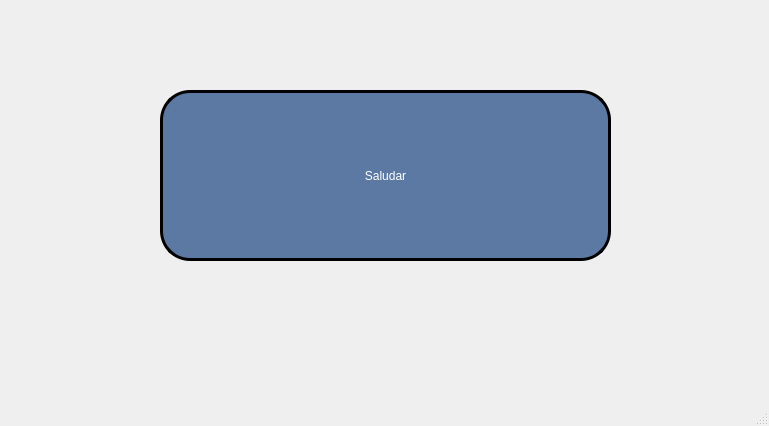
<?xml version="1.0" encoding="UTF-8"?>
<ui version="4.0">
 <class>MainWindow</class>
 <widget class="QMainWindow" name="MainWindow">
  <property name="geometry">
   <rect>
    <x>0</x>
    <y>0</y>
    <width>769</width>
    <height>426</height>
   </rect>
  </property>
  <property name="windowTitle">
   <string>MainWindow</string>
  </property>
  <widget class="QWidget" name="centralwidget">
   <widget class="QPushButton" name="btn_saludar">
    <property name="geometry">
     <rect>
      <x>160</x>
      <y>90</y>
      <width>451</width>
      <height>171</height>
     </rect>
    </property>
    <property name="styleSheet">
     <string notr="true">background-color: rgb(91,121,163);
color: rgb(255, 255, 255);
border-radius: 30px;
border: 3px solid black</string>
    </property>
    <property name="text">
     <string>Saludar</string>
    </property>
   </widget>
  </widget>
  <widget class="QMenuBar" name="menubar">
   <property name="geometry">
    <rect>
     <x>0</x>
     <y>0</y>
     <width>769</width>
     <height>26</height>
    </rect>
   </property>
  </widget>
  <widget class="QStatusBar" name="statusbar"/>
 </widget>
 <resources/>
 <connections/>
</ui>
